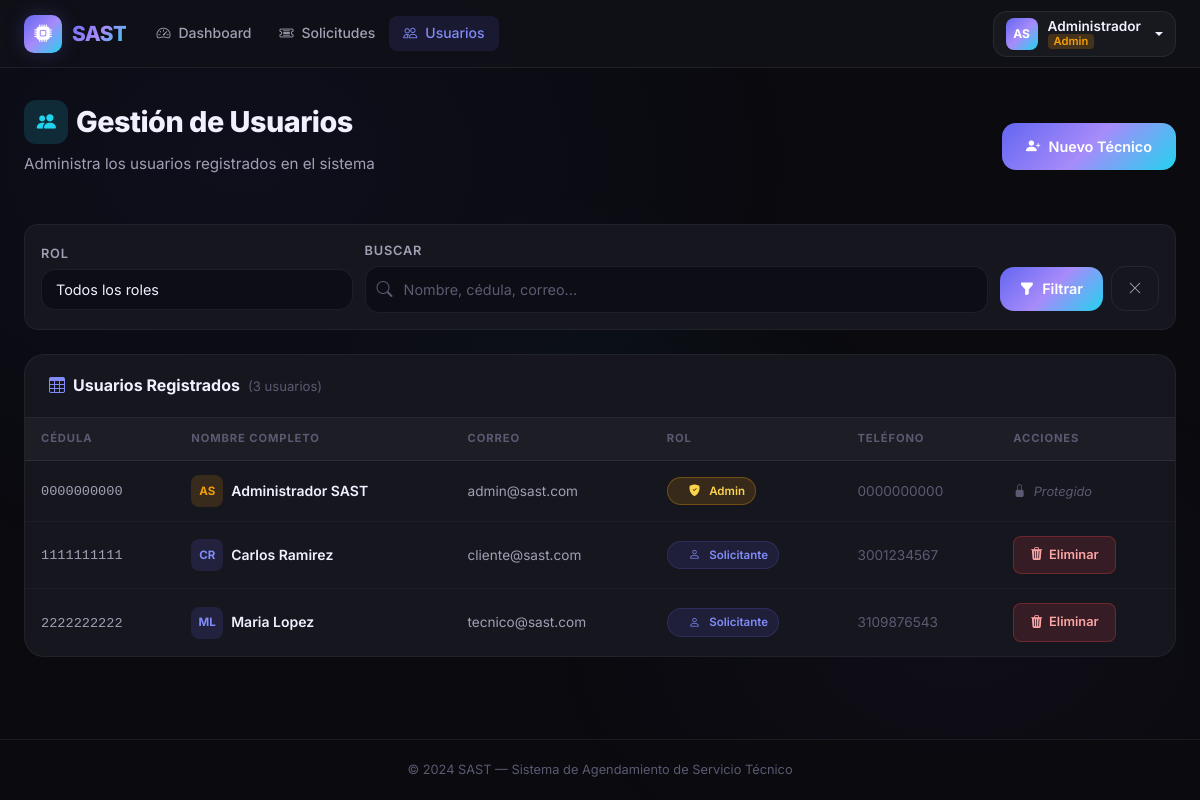
The app's page /admin/usuarios (signed in) with its own data.
### app/models/user.py (models this page shows, shortened)
class User(UserMixin, db.Model):
    __tablename__ = 'user'
    id_user = db.Column(db.Integer, primary_key=True, autoincrement=True)
    ncedula = db.Column('Ncedula', db.String(20), nullable=False, unique=True)
    nombres = db.Column('Nombres', db.String(100), nullable=False)
    apellidos = db.Column('Apellidos', db.String(100), nullable=False)
    fecha_nacimiento = db.Column(db.Date, nullable=False)
    numero_telefono = db.Column(db.String(20), nullable=False)
    correo = db.Column('Correo', db.String(150), nullable=False, unique=True)
    contrasena = db.Column(db.String(255), nullable=False)
    sector = db.Column('Sector', db.String(100), nullable=False)
    declaracion_veracidad = db.Column(db.Boolean, default=False)
    autorizacion_datos = db.Column(db.Boolean, default=False)
    reset_token = db.Column(db.String(100), nullable=True, unique=True)
    reset_token_expiry = db.Column(db.DateTime, nullable=True)
    id_rol = db.Column(db.Integer, db.ForeignKey('roles.id_rol'), nullable=False)
    solicitudes_como_cliente = db.relationship(
        'Solicitud', foreign_keys='Solicitud.id_cliente',
        backref='cliente', lazy='dynamic'
    )
    solicitudes_como_tecnico = db.relationship(
        'Solicitud', foreign_keys='Solicitud.id_tecnico',
        backref='tecnico', lazy='dynamic'
    )
    mensajes_enviados = db.relationship('Mensaje', backref='remitente', lazy='dynamic')
    reportes = db.relationship('Reporte', backref='tecnico_reporte', lazy='dynamic')
    calificaciones_dadas = db.relationship('CalificacionTecnico', backref='cliente_calificador', lazy='dynamic')
    detalles_tecnico = db.relationship('DetallesTecnico', backref='tecnico_detalle', uselist=False)
    @property
    def nombre_completo(self):
        return f'{self.nombres} {self.apellidos}'
    @property
    def es_admin(self):
        return self.rol.nombre_rol == 'admin'
    @property
    def es_solicitante(self):
        return self.rol.nombre_rol == 'solicitante'

class Rol(db.Model):
    __tablename__ = 'roles'
    id_rol = db.Column(db.Integer, primary_key=True, autoincrement=True)
    nombre_rol = db.Column(db.String(50), nullable=False)
    usuarios = db.relationship('User', backref='rol', lazy=True)

### app/blueprints/admin/__init__.py (the view, shortened to what this page needs)
@admin_bp.route('/usuarios')
@login_required
@admin_required
def usuarios():
    rol_filtro = request.args.get('rol', '')
    busqueda = request.args.get('q', '').strip()
    query = User.query.join(Rol)
    if rol_filtro:
        query = query.filter(Rol.nombre_rol == rol_filtro)
    all_users = query.order_by(User.nombres.asc()).all()
    roles = Rol.query.all()
    return render_template(
        'admin/usuarios.html',
        usuarios=all_users,
        roles=roles,
        rol_filtro=rol_filtro,
        busqueda=busqueda
    )

### app/blueprints/admin/__init__.py (called while the page is built)
def admin_required(f):
    @wraps(f)
    def decorated(*args, **kwargs):
        if not current_user.is_authenticated:
            return redirect(url_for('auth.login'))
        if not current_user.es_admin:
            abort(403)
        return f(*args, **kwargs)
    return decorated

### app/templates/admin/usuarios.html (shortened to what this page needs)
{% extends 'base.html' %}
{% block content %}
<div class="container-fluid px-4">
  <div class="page-header d-flex align-items-center justify-content-between flex-wrap gap-3">
    <div>
      <h1 class="d-flex align-items-center gap-2">
        <span class="stat-icon cyan" style="width:44px;height:44px;border-radius:12px;font-size:1.2rem;">
          <i class="bi bi-people-fill"></i>
        </span>
        Gestión de Usuarios
      </h1>
      <p>Administra los usuarios registrados en el sistema</p>
    </div>
    <a href="{{ url_for('admin.crear_tecnico') }}" class="btn-primary-custom">
      <i class="bi bi-person-plus-fill"></i> Nuevo Técnico
    </a>
  </div>
  <form method="GET" action="{{ url_for('admin.usuarios') }}">
    <div class="filter-bar">
      <div style="flex:1;min-width:160px;">
        <label class="form-label" style="margin-bottom:4px;">Rol</label>
        <select name="rol" class="form-select" style="padding:9px 14px;">
          <option value="">Todos los roles</option>
        </select>
      </div>
      <div style="flex:2;min-width:220px;">
        <label class="form-label" style="margin-bottom:4px;">Buscar</label>
        <div style="position:relative;">
          <input type="text" name="busqueda" class="form-control" placeholder="Nombre, cédula, correo..."
                 value="{{ busqueda or '' }}" style="padding-left:38px;">
        </div>
      </div>
      <div class="d-flex gap-2 align-items-end" style="padding-top:22px;">
        <button type="submit" class="btn-primary-custom" style="padding:10px 20px;">
          <i class="bi bi-funnel-fill"></i> Filtrar
        </button>
        <a href="{{ url_for('admin.usuarios') }}" class="btn-outline-custom" style="padding:10px 16px;">
          <i class="bi bi-x-lg"></i>
        </a>
      </div>
    </div>
  </form>
  <div class="section-card">
    <div class="section-card-header">
      <div class="d-flex align-items-center gap-2">
        <i class="bi bi-table" style="color:var(--primary-light);"></i>
        <span style="font-weight:700;">Usuarios Registrados</span>
        <span style="color:var(--text-muted);font-size:0.82rem;">({{ usuarios | length }} usuarios)</span>
      </div>
    </div>
    {% if usuarios %}
    <div class="table-wrapper" style="border:none;border-radius:0;">
      <table class="data-table">
        <thead>
          <tr>
            <th>Cédula</th>
            <th>Nombre Completo</th>
            <th>Correo</th>
            <th>Rol</th>
            <th>Teléfono</th>
            <th>Acciones</th>
          </tr>
        </thead>
        <tbody>
          {% for usuario in usuarios %}
          <tr>
            <td>
              <span style="font-family:monospace;font-size:0.85rem;color:var(--text-secondary);">{{ usuario.ncedula }}</span>
            </td>
            <td>
              <div class="d-flex align-items-center gap-2">
                <div style="width:32px;height:32px;background:
                  {% if usuario.rol.nombre_rol == 'admin' %}rgba(245,158,11,0.15)
                  {% elif usuario.rol.nombre_rol == 'tecnico' %}rgba(34,211,238,0.15)
                  {% else %}rgba(99,102,241,0.15){% endif %};
                  border-radius:8px;display:flex;align-items:center;justify-content:center;font-size:0.72rem;font-weight:700;
                  color:{% if usuario.rol.nombre_rol == 'admin' %}var(--warning)
                  {% elif usuario.rol.nombre_rol == 'tecnico' %}var(--secondary)
                  {% else %}var(--primary-light){% endif %};flex-shrink:0;">
                  {{ usuario.nombres[0] }}{{ usuario.apellidos[0] }}
                </div>
                <div>
                  <div style="font-weight:600;color:var(--text-primary);font-size:0.875rem;">{{ usuario.nombre_completo }}</div>
                </div>
              </div>
            </td>
            <td>
              <span style="font-size:0.85rem;">{{ usuario.correo }}</span>
            </td>
            <td>
              {% if usuario.rol.nombre_rol == 'admin' %}
                <span class="badge-status" style="background:rgba(245,158,11,0.15);color:#fcd34d;border:1px solid rgba(245,158,11,0.3);">
                  <i class="bi bi-shield-fill-check me-1"></i> Admin
                </span>
              {% elif usuario.rol.nombre_rol == 'tecnico' %}
                <span class="badge-status" style="background:rgba(34,211,238,0.15);color:var(--secondary);border:1px solid rgba(34,211,238,0.3);">
                  <i class="bi bi-tools me-1"></i> Técnico
                </span>
              {% else %}
                <span class="badge-status" style="background:rgba(99,102,241,0.12);color:var(--primary-light);border:1px solid rgba(99,102,241,0.2);">
                  <i class="bi bi-person me-1"></i> Solicitante
                </span>
              {% endif %}
            </td>
            <td>
              <span style="font-size:0.85rem;color:var(--text-muted);">
                {{ usuario.numero_telefono or '—' }}
              </span>
            </td>
            <td>
              {% if usuario.rol.nombre_rol != 'admin' %}
              <form method="POST" action="{{ url_for('admin.eliminar_usuario', user_id=usuario.id_user) }}"
                    onsubmit="return confirm('¿Estás seguro de que deseas eliminar al usuario {{ usuario.nombre_completo }}? Esta acción no se puede deshacer.')">
                <button type="submit" class="btn-danger-custom">
                  <i class="bi bi-trash3-fill"></i> Eliminar
                </button>
              </form>
              {% else %}
              <span style="color:var(--text-muted);font-size:0.8rem;font-style:italic;">
                <i class="bi bi-lock-fill me-1"></i> Protegido
              </span>
              {% endif %}
            </td>
          </tr>
          {% endfor %}
        </tbody>
      </table>
    </div>
    {% endif %}
  </div>
</div>
{% endblock %}

### app/templates/base.html (shortened to what this page needs)
<!DOCTYPE html>
<html lang="es">
<head>
    <link href="https://cdn.jsdelivr.net/npm/bootstrap@5.3.3/dist/css/bootstrap.min.css" rel="stylesheet">
    <link rel="stylesheet" href="https://cdn.jsdelivr.net/npm/bootstrap-icons@1.11.3/font/bootstrap-icons.min.css">
    <link rel="stylesheet" href="{{ url_for('static', filename='css/main.css') }}">
</head>
<body>
{% if current_user.is_authenticated %}
<nav class="navbar navbar-expand-lg" id="mainNavbar">
    <div class="container-fluid px-4">
        <a class="navbar-brand" href="{{ url_for('index') }}">
            <div class="brand-icon">
                <i class="bi bi-cpu-fill"></i>
            </div>
            <span>SAST</span>
        </a>
        <div class="collapse navbar-collapse" id="navContent">
            <ul class="navbar-nav me-auto mb-2 mb-lg-0">
                {% if current_user.es_admin %}
                <li class="nav-item">
                    <a class="nav-link {% if request.endpoint == 'admin.dashboard' %}active{% endif %}"
                       href="{{ url_for('admin.dashboard') }}">
                        <i class="bi bi-speedometer2 me-1"></i>Dashboard
                    </a>
                </li>
                <li class="nav-item">
                    <a class="nav-link {% if request.endpoint == 'admin.solicitudes' %}active{% endif %}"
                       href="{{ url_for('admin.solicitudes') }}">
                        <i class="bi bi-ticket-detailed me-1"></i>Solicitudes
                    </a>
                </li>
                <li class="nav-item">
                    <a class="nav-link {% if request.endpoint == 'admin.usuarios' %}active{% endif %}"
                       href="{{ url_for('admin.usuarios') }}">
                        <i class="bi bi-people me-1"></i>Usuarios
                    </a>
                </li>
                {% endif %}
            </ul>
            <div class="dropdown user-menu">
                <button class="btn user-btn dropdown-toggle" type="button" data-bs-toggle="dropdown">
                    <div class="user-avatar">
                        {{ current_user.nombres[0] }}{{ current_user.apellidos[0] }}
                    </div>
                    <div class="user-info">
                        <span class="user-name">{{ current_user.nombres }}</span>
                        <span class="user-role role-{{ current_user.rol.nombre_rol | replace('é', 'e') | replace('ó', 'o') }}">
                            {{ current_user.rol.nombre_rol | capitalize }}
                        </span>
                    </div>
                </button>
            </div>
        </div>
    </div>
</nav>
{% endif %}
<div id="liveToastContainer" class="toast-container position-fixed bottom-0 end-0 p-3" style="z-index:9999;">
</div>
<main class="main-content {% if not current_user.is_authenticated %}auth-page{% endif %}">
    {% block content %}{% endblock %}
</main>
<footer class="app-footer">
    <div class="container text-center">
        <span>© 2024 SAST — Sistema de Agendamiento de Servicio Técnico</span>
    </div>
</footer>
</body>
</html>

### records on screen
User: Nombres "A", Apellidos "S", nombres "Administrador", ncedula "0000000000", nombre_completo "Administrador SAST", correo "admin@sast.com", numero_telefono "0000000000", shows "Protegido"
Rol: rol.nombre_rol "Admin"
User: ncedula "1111111111", Nombres "C", Apellidos "R", nombre_completo "Carlos Ramirez", correo "cliente@sast.com", shows "Solicitante", numero_telefono "3001234567"
User: ncedula "2222222222", Nombres "M", Apellidos "L", nombre_completo "Maria Lopez", correo "tecnico@sast.com", shows "Solicitante", numero_telefono "3109876543"

### other values on screen
{{ usuarios | length }} "3"
